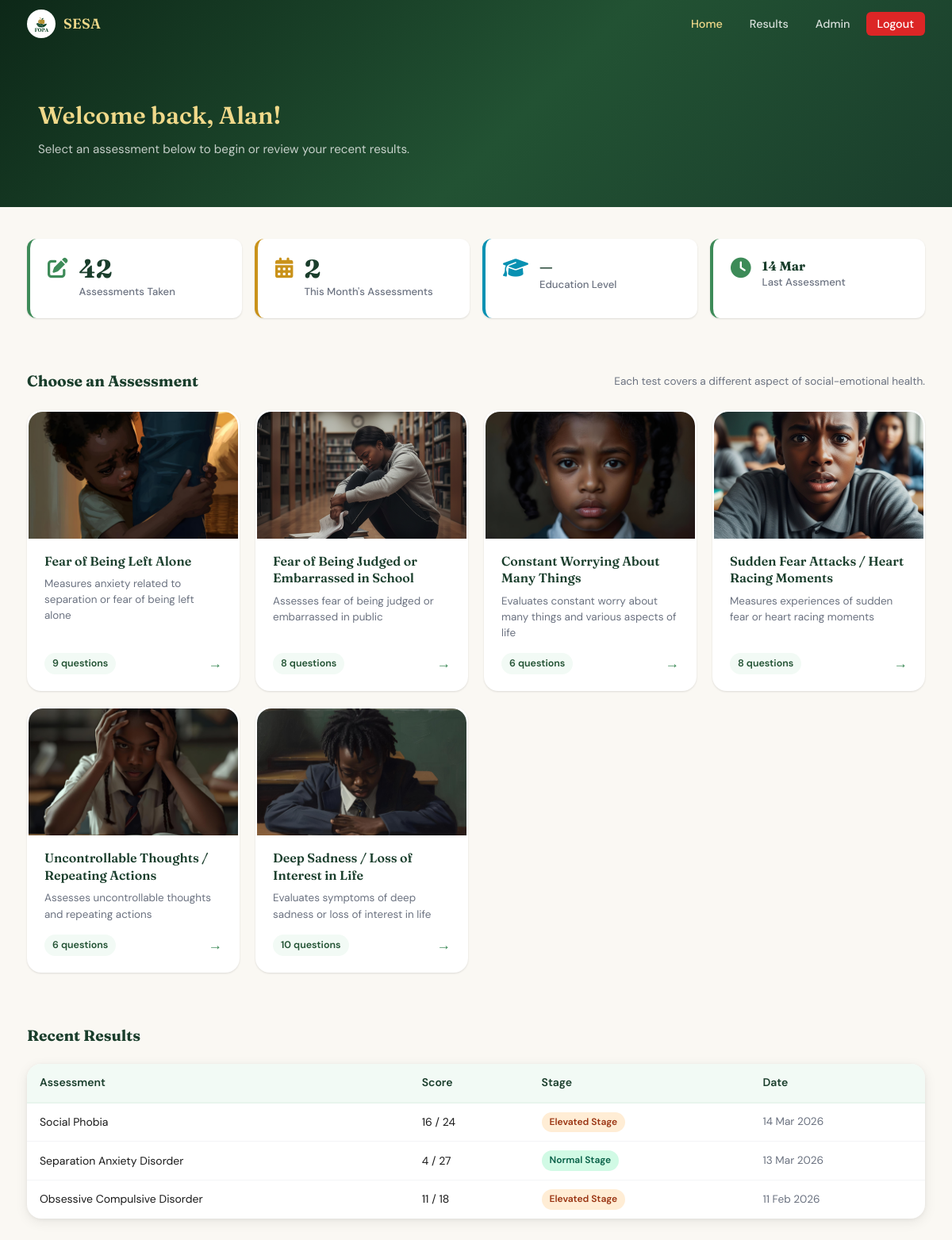
Page /home (signed in) on the earlier database version.
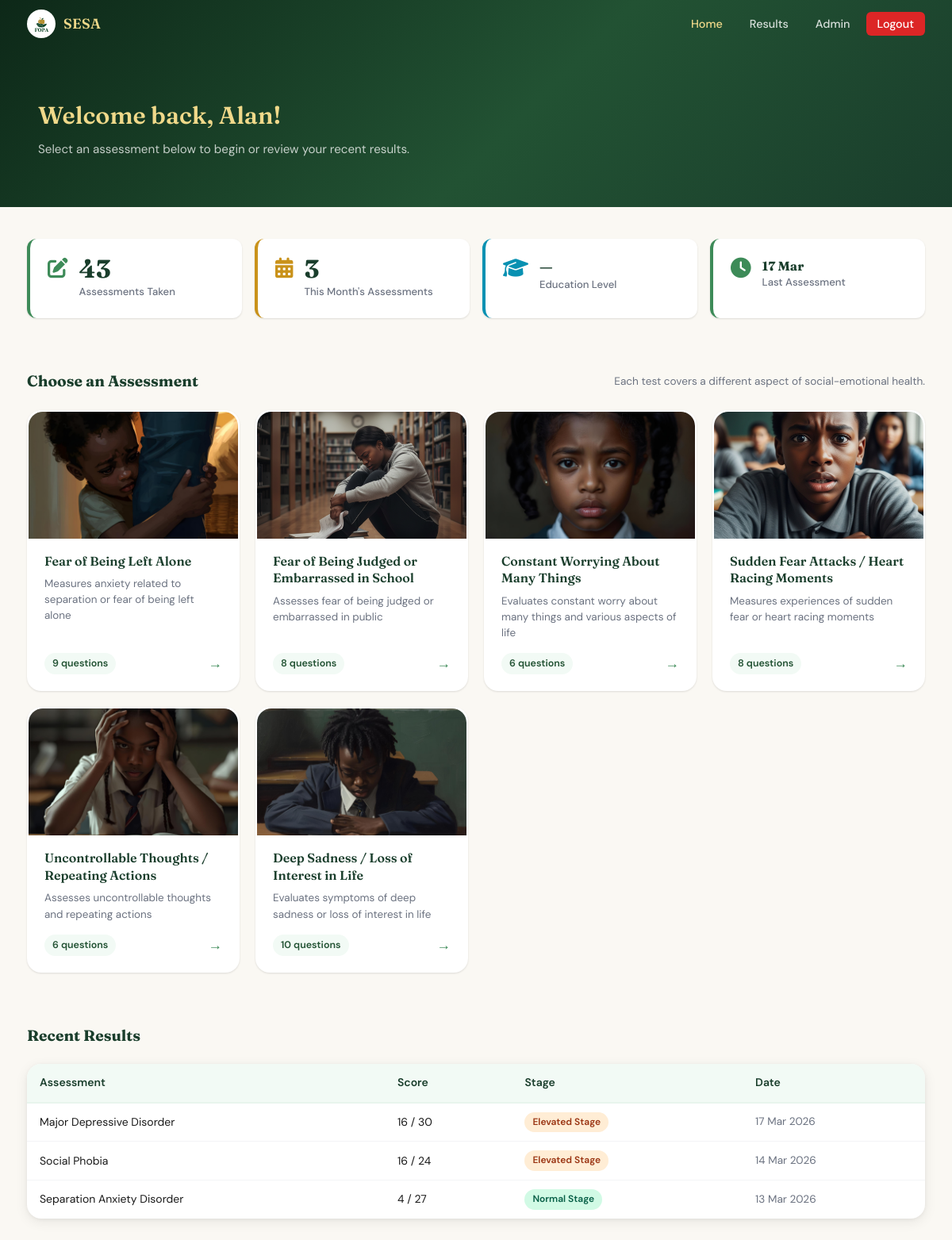
Same page on the later database version.
### app/models/account.py (models this page shows, shortened)
class Accounts(UserMixin, db.Model):
    __tablename__ = 'accounts'
    id = db.Column(db.Integer, primary_key=True)
    fname = db.Column(db.String(100), nullable=False)
    lname = db.Column(db.String(100), nullable=False)
    email = db.Column(db.String(120), unique=True, nullable=False, index=True)
    username = db.Column(db.String(50), unique=True, nullable=False, index=True)
    password = db.Column(db.String(256), nullable=False)
    level = db.Column(db.String(50), nullable=True)
    gender = db.Column(db.String(20), nullable=True)
    birthdate = db.Column(db.Date, nullable=True)
    last_login = db.Column(db.DateTime, nullable=True)
    created_at = db.Column(db.DateTime, default=lambda: datetime.now(timezone.utc))
    school_id = db.Column(
        db.Integer,
        db.ForeignKey('school.id', ondelete='CASCADE', name='fk_accounts_school_id'),
        nullable=True,
        index=True
    )
    class_group = db.Column(db.String(50), nullable=True)   # e.g. "Form 2A", "JHS 3B"
    is_admin = db.Column(db.Boolean, default=False, nullable=False)
    is_counsellor = db.Column(db.Boolean, default=False, server_default='0', nullable=False)
    failed_attempts = db.Column(db.Integer, default=0, server_default='0', nullable=False)
    locked_until = db.Column(db.DateTime, nullable=True)  # NULL = not locked
    test_results = db.relationship(
        'TestResult',
        backref='account',
        lazy='dynamic',
        cascade='all, delete-orphan'
    )
    @property
    def is_super_admin(self):
        return self.is_admin
    LOCKOUT_THRESHOLD = 5      # failed attempts before lockout
    LOCKOUT_MINUTES   = 15     # minutes locked after threshold reached

### app/models/test_result.py (models this page shows, shortened)
class TestResult(db.Model):
    __tablename__ = 'test_results'
    id = db.Column(db.Integer, primary_key=True)
    user_id = db.Column(db.Integer, db.ForeignKey('accounts.id', ondelete='CASCADE'), nullable=False, index=True)
    test_type = db.Column(db.String(100), nullable=False, index=True)
    score = db.Column(db.Integer, nullable=False)
    max_score = db.Column(db.Integer, nullable=True)
    stage = db.Column(db.String(50), nullable=True, index=True)  # "Normal Stage", "Mild Stage", etc.
    feedback = db.Column(db.Text, nullable=True)
    details = db.Column(db.Text, nullable=True)           # kept for backward compat
    taken_at = db.Column(db.DateTime, default=lambda: datetime.now(timezone.utc), index=True)

### app/routes/main.py (the view)
@main_bp.route('/home')
@login_required
def home():
    user = current_user
    results = user.test_results.order_by(TestResult.taken_at.desc()).all()
    total_tests = len(results)
    most_recent = results[0] if results else None
    def q_count(test_type):
        return Question.query.filter_by(test_type=test_type).count()
    tests_meta = [
        {'name': 'Separation Anxiety Disorder',   'key': 'sad',  'count': q_count('Separation Anxiety Disorder'),   'icon': '🏠', 'color': 'teal'},
        {'name': 'Social Phobia',                 'key': 'sp',   'count': q_count('Social Phobia'),                 'icon': '👥', 'color': 'blue'},
        {'name': 'Generalised Anxiety Disorder',  'key': 'gad',  'count': q_count('Generalised Anxiety Disorder'),  'icon': '🌀', 'color': 'purple'},
        {'name': 'Panic Disorder',                'key': 'pd',   'count': q_count('Panic Disorder'),                'icon': '💨', 'color': 'orange'},
        {'name': 'Obsessive Compulsive Disorder', 'key': 'ocd',  'count': q_count('Obsessive Compulsive Disorder'), 'icon': '🔄', 'color': 'red'},
        {'name': 'Major Depressive Disorder',     'key': 'mdd',  'count': q_count('Major Depressive Disorder'),     'icon': '🌧', 'color': 'indigo'},
    ]
    from datetime import datetime, timedelta, timezone
    now = datetime.now()
    this_month_results = [
        r for r in results
        if r.taken_at and r.taken_at.month == now.month and r.taken_at.year == now.year
    ]
    tests_this_month = len(this_month_results)
    latest_by_type = {}
    for r in results:
        if r.test_type not in latest_by_type:
            latest_by_type[r.test_type] = r
    avg_score = total_tests        # repurposed: total assessments taken
    prev_avg = tests_this_month    # repurposed: assessments this month
    score_change = None            # no longer used
    recent_results = results[:3]  # 5 most recent for the home table
    return render_template(
        'main/home.html',
        user=user,
        total_tests=total_tests,
        avg_score=avg_score,
        most_recent=most_recent,
        tests_meta=tests_meta,
        score_change=score_change,
        prev_avg=prev_avg,
        recent_results=recent_results,
        latest_by_type=latest_by_type,
    )

### app/__init__.py (called while the page is built)
def _init_extensions(app: Flask) -> None:
    app.config.setdefault("SQLALCHEMY_ENGINE_OPTIONS", {}).update({
        "pool_pre_ping": True,   # test connection before using it
        "pool_recycle":  300,    # recycle connections every 5 minutes
        "pool_size":     5,      # max persistent connections
        "max_overflow":  2,      # extra connections under load
    })
    db.init_app(app)
    migrate.init_app(app, db)
    csrf.init_app(app)
    login_manager.init_app(app)
    limiter.init_app(app)
    from app.models.account import Accounts
    @login_manager.user_loader
    def load_user(user_id: str):
        return Accounts.query.get(int(user_id))

### app/templates/main/home.html (shortened to what this page needs)
{% extends 'base.html' %}
{% block nav_links %}
  <li><a href="{{ url_for('main.home') }}" class="active">Home</a></li>
  <li><a href="{{ url_for('main.results') }}">Results</a></li>
  {% if current_user.is_super_admin %}
    <li><a href="{{ url_for('admin.dashboard') }}">Admin</a></li>
  {% endif %}
  <li><a href="{{ url_for('auth.logout') }}" class="btn-nav-logout">Logout</a></li>
{% endblock %}
{% block body %}
<div class="page-hero">
  <div class="container">
    <h1>Welcome back, {{ user.fname }}! </h1>
    <p>Select an assessment below to begin or review your recent results.</p>
  </div>
</div>
<div class="container" style="padding-top: 40px; padding-bottom: 48px;">
  <div class="stat-grid">
    <div class="stat-card">
      <div class="stat-icon"><i class="fa-solid fa-pen-to-square" style="color: var(--green-500);"></i></div>
      <div>
        <div class="stat-value">{{ total_tests }}</div>
        <div class="stat-label">Assessments Taken</div>
      </div>
    </div>
    <div class="stat-card gold">
      <div class="stat-icon"><i class="fa-solid fa-calendar-days" style="color: var(--gold-500);"></i></div>
      <div>
        <div class="stat-value">{{ prev_avg }}</div>
        <div class="stat-label">This Month's Assessments</div>
      </div>
    </div>
    <div class="stat-card teal">
      <div class="stat-icon"><i class="fa-solid fa-graduation-cap" style="color: #0891b2;"></i></div>
      <div>
        <div class="stat-value" style="font-size: 1.2rem; margin-top: 4px;">{{ user.level | capitalize if user.level else '—' }}</div>
        <div class="stat-label">Education Level</div>
      </div>
    </div>
    <div class="stat-card">
      <div class="stat-icon"><i class="fa-solid fa-clock" style="color: var(--green-500);"></i></div>
      <div>
        <div class="stat-value" style="font-size: 1rem; margin-top: 4px;">
          {% if most_recent %}{{ most_recent.taken_at.strftime('%d %b') }}{% else %}—{% endif %}
        </div>
        <div class="stat-label">Last Assessment</div>
      </div>
    </div>
  </div>
  <div class="section">
    <div class="section-head">
      <h2>Choose an Assessment</h2>
      <p style="font-size: 0.85rem; color: var(--gray-500);">Each test covers a different aspect of social-emotional health.</p>
    </div>
    <div class="test-grid">
      {% for test in tests_meta %}
      <a href="{{ url_for('test.display_questions', test_type=test.name) }}" class="test-card">
        <div class="test-card-image">
          <img src="{{ url_for('static', filename=test.image) }}"
               alt="{{ test.name }}"
               loading="lazy"
               width="400"
               height="160">
        </div>
        <div class="test-card-content">
          <h3>{{ test.title }}</h3>
          <p>{{ test.desc }}</p>
          <div class="test-card-meta">
            <span class="test-card-count">{{ test.count }} questions</span>
            <span class="test-card-arrow">→</span>
          </div>
        </div>
      </a>
      {% endfor %}
    </div>
  </div>
  {% if recent_results %}
  <div class="section">
    <div class="section-head">
      <h2>Recent Results</h2>
    </div>
    <div class="card">
      <div class="table-wrapper">
        <table class="table">
          <thead>
            <tr>
              <th>Assessment</th>
              <th>Score</th>
              <th>Stage</th>
              <th>Date</th>
            </tr>
          </thead>
          <tbody>
            {% for r in recent_results %}
            <tr>
              <td data-label="Assessment">{{ r.test_type }}</td>
              <td data-label="Score">{{ r.score }}{% if r.max_score %} / {{ r.max_score }}{% endif %}</td>
              <td data-label="Stage">
                {% set s = (r.stage or r.details or 'Unknown') | lower %}
                <span class="badge {% if 'normal' in s %}stage-normal{% elif 'mild' in s %}stage-mild{% elif 'elevated' in s %}stage-elevated{% elif 'clinical' in s %}stage-clinical{% else %}badge-gray{% endif %}">
                  {{ r.stage or r.details or 'Unknown' }}
                </span>
              </td>
              <td data-label="Date" style="color: var(--gray-500); font-size: 0.85rem;">{{ r.taken_at.strftime('%d %b %Y') }}</td>
            </tr>
            {% endfor %}
          </tbody>
        </table>
      </div>
    </div>
  </div>
  {% endif %}
</div>
{% endblock %}

### app/templates/base.html (shortened to what this page needs)
<!DOCTYPE html>
<html lang="en">
<head>
  <link rel="stylesheet" href="{{ url_for('static', filename='css/main.css') }}">
  <link rel="stylesheet" href="https://cdnjs.cloudflare.com/ajax/libs/font-awesome/6.5.0/css/all.min.css">
</head>
<body class="{% if current_user.is_authenticated or session.get('school_id') %}has-bottom-nav {% endif %}{% block body_class %}{% endblock %}">
{% block full_page %}
<div class="app-layout">
  {% block navbar %}
  <nav class="navbar{% if 'has-page-hero' in self.body_class() %} transparent{% endif %}" id="mainNav">
    <div class="navbar-inner">
      <a href="{{ url_for('main.landing') }}" class="navbar-brand">
        <img src="{{ url_for('static', filename='images/Pofa.png') }}" alt="FOPA Logo" class="navbar-logo">
        <span class="navbar-title">SESA</span>
      </a>
      <ul class="navbar-links">
        {% block nav_links %}{% endblock %}
      </ul>
    </div>
  </nav>
  {% endblock %}
  <main>
    {% block body %}{% endblock %}
  </main>
</div>
{% endblock %}
</body>
</html>

Differences in the rows shown:
no longer on this page (row unchanged): TestResult: test_type "Obsessive Compulsive Disorder", score "11", max_score "18", stage "Elevated Stage", taken_at "11 Feb 2026"
added TestResult: taken_at "17 Mar", test_type "Major Depressive Disorder", score "16", max_score "30", stage "Elevated Stage", taken_at "17 Mar 2026"
Other differences:
{{ total_tests }}: "42" → "43"
{{ prev_avg }}: "2" → "3"
{{ most_recent.taken_at.strftime('%d %b') }}: "14 Mar" → "17 Mar"
